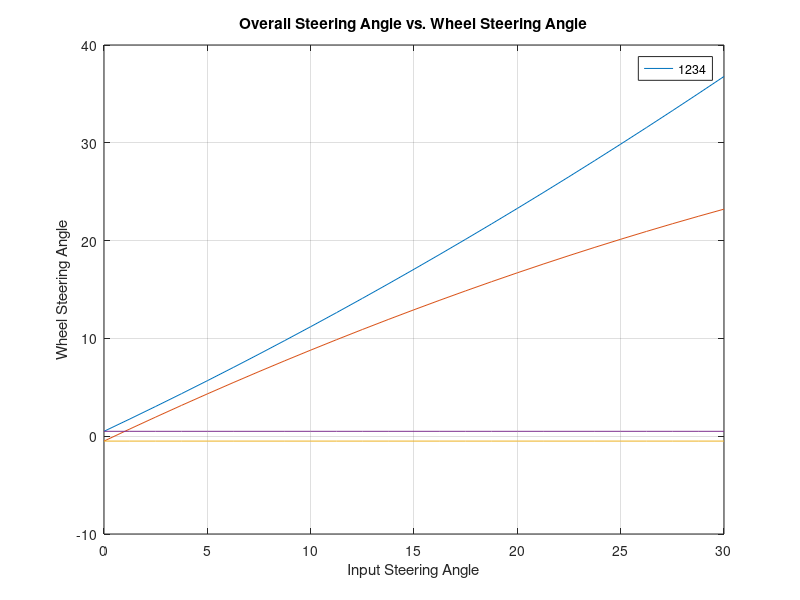

Write the MATLAB code that produced this figure. (Note: this script raises an error after producing the figure.)
clc ; clear;close all;
format long g

%% Notation
% 1,2 = front L & R wheels
% 3,4 = rear L & R wheels
% delta_1,2,3,4 = Steering angle of each individual wheel

%%%%%%%%%%%%%%%%%%%%%%%%%%%%%%%%%%%%%%%%
% NEED TO FIX FOR NEXT TIME:
% alat is not changing according to steering angle change - investigate
%   this is causing Rfinal to not become smaller as fast as preferred
%   change of Rfinal in relation to SA_CG is significant - investigate
%       Problem: It uses the same R = 20 for every acceleration calculation -
%       FIXED, but now stays same because radius is decreasing with Vlat

% 6/19
% Mass problem - fixed
% Variables actual values problem - fixed
% Added lots of logging matrixes at the end
% why dFz is so high prolly due to NSM and SM elastic(roll stiffness?) -
% INVESTIGATE
% Problems: still Rfinal and alat_final are unchanging - INVESTIGATE
% 7/4
% Yay we did it 
% No we didn't do it
% Fixed dSteering and SA_CG conversion factor (pi/360) to (pi/180)
% Graphing only shows half the graph - INVESTIGATE


%% Constants
perc_front = 0.53;                          %percent front [%]
W = 1.567;                                   %Wheelbase [m]
lf = W * (1-perc_front);                    %front length to cg [m]
lr = W * perc_front;                        %rear length to cg [m]
twidth.front = 1.183;                       %Track Width [m]
twidth.rear = 1.183;
dtoe.front = -0.5 * (pi/180);               %Toe Angles [rads]
dtoe.rear = 0.5 * (pi/180);
acker.front = 0.4;                          %Ackerman Steering Intensity [-] {0-1}
acker.rear = 0.0;
rearsteer = 0;                              %Rearsteering Intensity [-] {0-1}

%More Constants in the iteration section

% Variables
dSteering = linspace(30,0,25)' .* (pi/180);          %Steering Angle [rads] - left turning is positive
SA_CG = linspace(10,0,25)' .* (pi/180);            %Body Slip Angle [rads]


%% Wheel Steering Angle and Coordinate
delta_1 = -dtoe.front + (dSteering + acker.front .* dSteering.^2);
delta_2 = dtoe.front + (dSteering - acker.front .* dSteering.^2);
delta_3 = -dtoe.rear - rearsteer.*(dSteering - acker.rear.* dSteering.^2);
delta_4 = dtoe.rear - rearsteer.*(dSteering + acker.rear.*dSteering.^2);

dSteering_all = [delta_1 delta_2 delta_3 delta_4];

% Confirming Graph
dSteering_all_deg = dSteering_all .* (180/pi);
dSteering_deg = dSteering .* (180/pi);

plot(dSteering_deg, dSteering_all_deg);
grid on;
ylabel("Wheel Steering Angle");
xlabel("Input Steering Angle");
title("Overall Steering Angle vs. Wheel Steering Angle");
legend(["1", "2", "3", "4"],"location", "best");

% Point Coordinate for each wheel
r1 = [lf twidth.front/2 0]';
r2 = [lf -twidth.front/2 0]';
r3 = [-lr twidth.rear/2 0]';
r4 = [-lr -twidth.rear/2 0]';
r_wheel = [r1 r2 r3 r4];

%% Iteration for R_CG Through Weight Transfer and Wheel Slip Angle Models

%%% Constants for Weight Transfer and Wheel Slip Angle
Vlong = 15;                 %Longitudinal Body Velocity [m/s] - Stays constant for one graph(can be changed to observe changes through each velocity)
Vlat = 1;                   %Lateral Body Velocity [m/s] - Just Initialization, actual Vlat is a function of Vlong and SA_CG further down

%   Side note: Vlong is a body velocity, which is kept constant, meaning the
%              resultant total velocity as it appears to outside observer will change
%              due to Body Slip Angle.

m.NSM = 51.437375;               %Non-Suspended Mass [kg] - Unsprung: Everything touching the ground
m.NSM = 75;
m.SM = 275-m.NSM;               %Suspended Mass [kg] - Sprung: Everything supported by the springs & stuff
m.SM = 165;
m.tot = (m.SM + m.NSM);     %Total Mass [kg]
g = 9.81;                   %Gravitational Acceleration [m/s^2]
hCG.NSM = 0.204724;              %CG Height of NSM [m]
hCG.NSM = 0.22;
hCG.SM = 0.25;               %CG Height of SM [m]
hRC.front = 0.040894;            %Front Roll Center [m]
hRC.front = 0.0254;            
hRC.rear = 0.04191;             %Rear Roll Center [m]
hRC.rear = 0.0762;            
ARStfDistr = 0.5;           %Roll Stiffness Distribution Front [-]
rho = 1.17;                 %Density of Air [kg/m^3]
A = 0.96;                    %Frontal Area of the vehicle [m^2]
Cf = 0.67;                   %Downforce Coefficient (+ is downwards)
aeroDistr = 0.5;            %Aerodynamic Downforce Percent Front [-]
ICG = m.tot * 0.7^2;        %Yaw moment of inertia

%Tire Model Parameters
Idx = 1;                    %Moment of Inertia in x for wheel
TirePressure = 70; %psi
TireInclination = 1;        %deg 
TireSR = 0; % -
Model = struct( 'Pure', 'Pacejka', 'Combined', 'MNC' );
load('Hoosier_R25B_16x75-10x7.mat');

%%% Setup Functions and Matrix Initialization
F_aero = 0.5 * rho * A * Vlong^2 * Cf ;             %Downforce 
func_alat = @(radius, V_lat) ((Vlong^2) + (V_lat^2))./radius;   %Lateral Acceleration using R

% Iteration Constants
res = 1;
c = 1;
tol = 1e-6;

% Preallocating Matrixes for Speed
% V_wheel_input = zeros(1,4);
% 
% 
% V_wheel_input(p)
% Fx(p), Fym(p), Mz(p), Mx(p), My(p)
% F(:,p)
% R_final(i,j)
%  alat_final(i,j)
%  temp_alat_tot(i)
%   SA_wheel_deg_tot(i,:)
%   yaw_calc(:,p)
%   yaw_final(i,j)



for j = 1:length(SA_CG)

    Vlat = tan(SA_CG(j)) .* Vlong;
    V_CG = [Vlong Vlat 0]';

    for i = 1:length(dSteering)
        R = [50];       
        Fz = [];
        V_wheel = [];
        Omega_v = [0 0 0]';
        c = 1;
        while abs(res)>tol & c<1000
            %%% Weight Transfer
            temp_alat = func_alat(R(c), Vlat);
            dFz.front.NSM = (2 .* m.NSM .* temp_alat .* hCG.NSM)./twidth.front;
            dFz.rear.NSM = (2 .* m.NSM .* temp_alat .* hCG.NSM)./twidth.rear;
            dFz.front.SM_geo = m.SM .* perc_front .* temp_alat .* hRC.front ./ twidth.front;
            dFz.rear.SM_geo = m.SM .* (1-perc_front) .* temp_alat .* hRC.rear ./ twidth.rear;
            dFz.front.SM_elas = m.SM .* temp_alat .* (hCG.SM - hRC.front) .* ARStfDistr ./ twidth.front;
            dFz.rear.SM_elas = m.SM .* temp_alat .* (hCG.SM - hRC.rear) .* (1-ARStfDistr) ./ twidth.rear;
            
            dFz.front.tot = dFz.front.NSM + dFz.front.SM_geo + dFz.front.SM_elas;
            dFz.rear.tot = dFz.rear.NSM + dFz.rear.SM_geo + dFz.rear.SM_elas;

            % dFz.front.tot = dFz.front.SM_geo;
            % dFz.rear.tot = dFz.rear.SM_geo;
            
            F_z_massfront = (0.5 .* m.tot .* g .* perc_front);
            F_z_massrear = (0.5 .* m.tot .* g .* (1-perc_front));
            F_z_aerofront = (0.5 .* F_aero* aeroDistr);
            F_z_aerorear = (0.5 .* F_aero* (1-aeroDistr));

            Fz(1) = F_z_massfront - dFz.front.tot + F_z_aerofront;
            Fz(2) = F_z_massfront + dFz.front.tot + F_z_aerofront;
            Fz(3) = F_z_massrear - dFz.rear.tot + F_z_aerorear;
            Fz(4) = F_z_massrear + dFz.rear.tot + F_z_aerorear;
            
            %%% Wheel Slip Angle and Velocity
            om = ((Vlong^2 + Vlat^2)^(1/2)) /(R(c));
            Omega_v(3) = om;
            V_wheel(:,1) = V_CG + cross(Omega_v,r_wheel(:,1));
            V_wheel(:,2) = V_CG + cross(Omega_v,r_wheel(:,2));
            V_wheel(:,3) = V_CG + cross(Omega_v,r_wheel(:,3));
            V_wheel(:,4) = V_CG + cross(Omega_v,r_wheel(:,4));
            
            SA_wheel(1) = -atan(V_wheel(2,1)/V_wheel(1,1)) + dSteering_all(i,1);
            SA_wheel(2) = -atan(V_wheel(2,2)/V_wheel(1,2)) + dSteering_all(i,2);
            SA_wheel(3) = -atan(V_wheel(2,3)/V_wheel(1,3)) + dSteering_all(i,3);
            SA_wheel(4) = -atan(V_wheel(2,4)/V_wheel(1,4)) + dSteering_all(i,4);

            SA_wheel_deg = rad2deg(SA_wheel);
            
            for p = 1:4
                V_wheel_input(p) = sqrt(V_wheel(1,p)^2 + V_wheel(2,p)^2 + V_wheel(3,p)^2);
            end

            %%% Tire Model
            for p = 1:4
                [Fx(p), Fym(p), Mz(p), Mx(p), My(p)] = ContactPatchLoads(Tire, rad2deg(SA_wheel(p)), TireSR, Fz(p) , TirePressure , TireInclination, V_wheel_input(p), Idx, Model);
            end

            Fy = Fym; %Fy is all we need for the MMM
            
            %%% Force Vectors of each wheel
            for p = 1:4
            F(:,p) = [-Fy(p) * sin(dSteering_all(i,p));
                       Fy(p) * cos(dSteering_all(i,p));
                       Fz(p)                          ];
            end
            
            alat_calc = sum(F(2,:))/m.tot;
            R(c+1,1) = (Vlong.^2 + Vlat.^2)./alat_calc;
            res = R(c+1) - R(c);
            c = c+1;
            
            %plot(R) %- Check oscillation
        end %While loop end
        
        R_final(i,j) = R(end);      %Record final iterated R
        alat_final(i,j) = alat_calc;
        res = 1;                    %Reset Residual so itll run again
        temp_alat_tot(i) = temp_alat;
        disp(['Run dSteering [',num2str(i), '] SA_CG [', num2str(j), '] completed'])
        SA_wheel_deg_tot(i,:) = SA_wheel_deg;
        Fy_tot(i,:) = Fy';
        Fz_tot(i,:) = Fz;
        
        for p = 1:4
            yaw_calc(:,p) = cross(r_wheel(:,p), F(:,p));
        end
        yaw_calc_sum = sum(yaw_calc(3,:))/ICG;
        yaw_final(i,j) = yaw_calc_sum;
    end %for dSteering end
    VCG_tot(:,j) = V_CG;
end %for SA_CG end

%% Calculating Lateral Acceleration using derived radius (R_final)
close all;


figure;
hold on
grid on

for u = 1:length(dSteering)
    plot(alat_final(u,:)/g, yaw_final(u,:), '-b');
end

for u = 1:length(SA_CG)
    plot(alat_final(:,u)/g, yaw_final(:,u), "-r");
end
ylabel("yaw acceleration ddpsi (rad/s^2)")
xlabel("lateral acceleration a_y (g)")
xline(0)
yline(0)
xline(max(max(alat_final))/9.81, "--")
yline(yaw_final(find(alat_final==max(max(alat_final)))), "--")
title("max a_y = [" + max(max(alat_final()))/9.81+ "] g    ddpsi = [" + ...
    yaw_final(find(alat_final==max(max(alat_final))))+ "] rad/s^2")



% 
% figure;
% hold on
% grid on
% index = find(dSteering == 0);
% stability = yaw_final(index, :)'./rad2deg(SA_CG);
% plot(SA_CG, stability)
% 
% figure;
% hold on
% grid on
% index = find(SA_CG == 0);
% control = yaw_final(:,index)./rad2deg(dSteering);
% plot(dSteering, control)
























